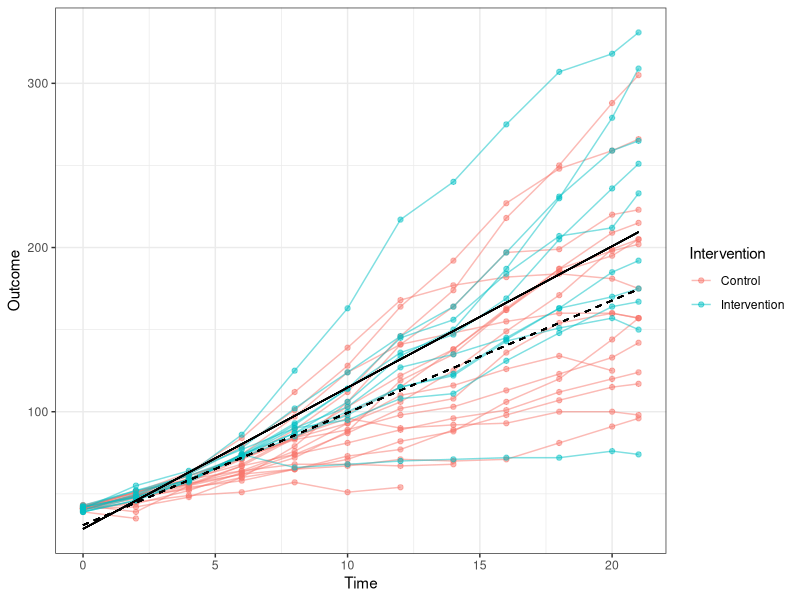

This chart was generated by the following R code:
## ---- chunk 1
library(tidyverse)
library(knitr)
library(kableExtra)
library(flextable)
options(kableExtra.html.bsTable = T)

dt <- matrix(c('Question',	'Does the intervention work under ideal circumstances?',	'Does the intervention work in real-world practice?',
'Setting',	'Resource-intensive (ideal) setting',	'Real-world everyday clinical setting',
'Study population',	'Highly selected, homogenous population (Several exclusion criteria)', 'Heterogeneous population (Few to no exclusion criteria)',
'Providers',	'Highly experienced and trained', 'Representative usual providers',
'Intervention',	'Strictly enforced and standardized. No concurrent interventions',	'Applied with flexibility. Concurrent interventions and cross-over permitted'),ncol=3,byrow=TRUE)

dt <- as.data.frame(dt)
colnames(dt) <- c(' ','Efficacy study',	'Effectiveness study')

mytab1 <- flextable(dt)
mytab1 <- theme_box(mytab1)
mytab1 <- align( mytab1, align = "left", part = "all" )
mytab1 <- autofit(mytab1)
mytab1 <- bold(mytab1, j = " ")
mytab1 <- bold(mytab1, part = "header")
mytab1 <- set_caption(mytab1, "Table 11.1: Definitions of efficacy (explanatory trial) and effectiveness (pragmatic trial) in trial designs")
mytab1

# knitr::kable(dt,escape = F, align = "c", booktabs = T, caption = 'Differences between efficacy and effectiveness studies') %>%
#   kable_styling(c("striped", "bordered"), latex_options = "striped", full_width = F)

## ---- chunk 2
library(tidyverse)
library(knitr)
#library(kableExtra)
library(flextable)
options(kableExtra.html.bsTable = T)

dt13 <- matrix(c(
'(1)',	'Phrase the primary and secondary study questions according to the principles of evidence-based medicine','',
'(2)',	'Distinguish between primary and secondary outcomes of the study','',
'(3)',	'Define inclusion criteria','',
'(4)',	'Define exclusion criteria', 'Define any important risk factors related to any of the primary outcomes',
'(5)',	'Define treatment options',	'Identify the most frequently used treatments from existing database',
'(6)',	'Define appropriate study design according to primary study questions (superiority or equivalence or noninferiority study and set the limits for each study type)',	'Any pragmatic trial is a descriptive trial. There is only one common design for descriptive trials. Mention 95% CI',
'(7)',	'Define the hypothesis (expected difference of experimental and control), mention α-/β-error, calculate the needed number of patients to confirm the hypothesis', 'Any of the selected individual treatments is considered the best possible treatment (in the individual situation for the individual patient)',
'(8)',	'Ask eligible patients to sign informed consent for randomization, evaluation, and publication of data', 'Ask eligible patients to sign informed consent for evaluation and publication of data',
'(9)',	'Allocate the patients randomly to the treatment options of the trial',	'Allocate patients to treatment options according to individual preferences and results of shared decision making',
'(10)', 'Guarantee follow-up long enough to detect outcomes and most of the adverse effects','',
'(11)', 'Compare the results of the randomized groups',	'Compare only results of groups with identical baseline risks (ie, stratified according to high, intermediate, and low risk). Include results of the “any other treatment” group for specificity control',
'(12)', 'Apply the intent-to-treat (ITT) principle according to step (9)', 'Application of the ITT principle is not necessary as the risk groups were stratified',
'(13)', 'Confirm statistical significance only if clinical effect is relevant (save statistical energy)',''),ncol=3,byrow=TRUE)

dt13 <- as.data.frame(dt13)
colnames(dt13) <- c('Step',	'Explanatory trial (conclusions derived from experimental studies completed under ideal conditions)',	'Pragmatic trial (conclusions derived from observations of real-world health care)')
dt13<-autofit(flextable(dt13))
ft <- set_caption(dt13, "Table 11.2: Thirteen steps to assess efficacy (explanatory trial) and effectiveness (pragmatic trial)")
ft

#I tweaked the flextable code as it had bugs but I'm not sure we need this table- or if we do, more explanation needed


## ---- chunk 3
library(ggplot2)
library(forcats)
 
data(ChickWeight)
ChickWeight2 <- subset(ChickWeight, Diet == 1|Diet == 2)
ChickWeight2$Intervention <- ChickWeight2$Diet
#levels(ChickWeight2$Intervention)=c("Control","Intervention")
ChickWeight2<-ChickWeight2 %>% mutate(Intervention = fct_recode(Intervention, Control = "1", Intervention = "2"))

ChickWeight2$Outcome <-ChickWeight2$weight

reg1 <- lm(Outcome ~ Time, data = subset(ChickWeight2, Intervention == 'Control'))
reg2 <- lm(Outcome ~ Time, data = subset(ChickWeight2, Intervention == 'Intervention'))

predicted_df1 <- data.frame(Outcome = predict(reg1, subset(ChickWeight2, Intervention == 'Control')), Time=subset(ChickWeight2, Intervention == 'Control')$Time, Chick=subset(ChickWeight2, Intervention == 'Control')$Chick)
predicted_df2 <- data.frame(Outcome = predict(reg2, subset(ChickWeight2, Intervention == 'Intervention')), Time=subset(ChickWeight2, Intervention == 'Intervention')$Time,Chick=subset(ChickWeight2, Intervention == 'Intervention')$Chick)

ggplot(data=ChickWeight2,aes(x = Time, y = Outcome, group = Chick)) + geom_line(aes(colour=Intervention),alpha=0.5) +
    geom_point(aes(colour=Intervention),alpha=0.5) + theme_bw() + geom_line(data = predicted_df1, aes(x=Time, y=Outcome),linetype='dashed') + geom_line(data = predicted_df2, aes(x=Time, y=Outcome))
